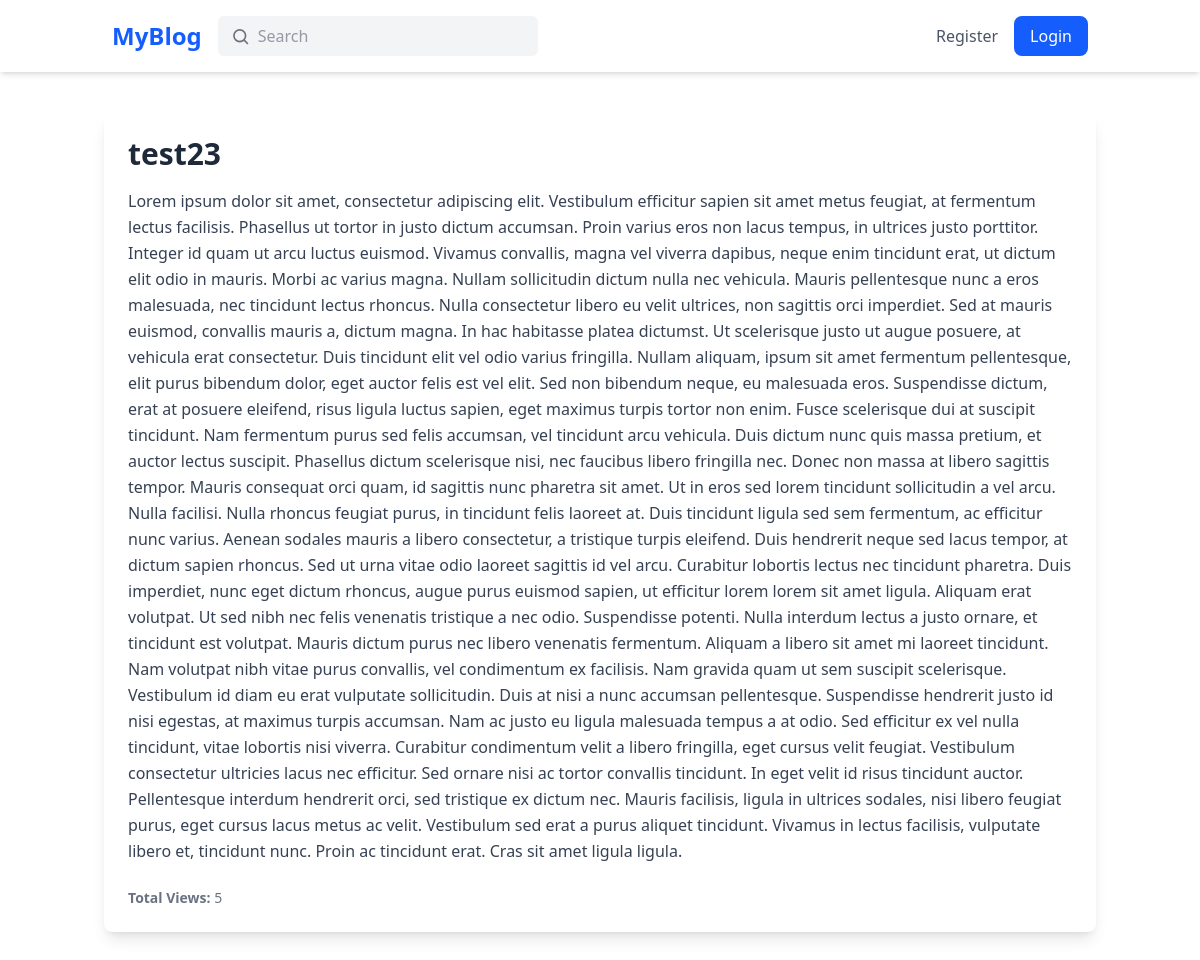
Page /post/67d523c0e93e1947a8e6d3c9 on the earlier database version.
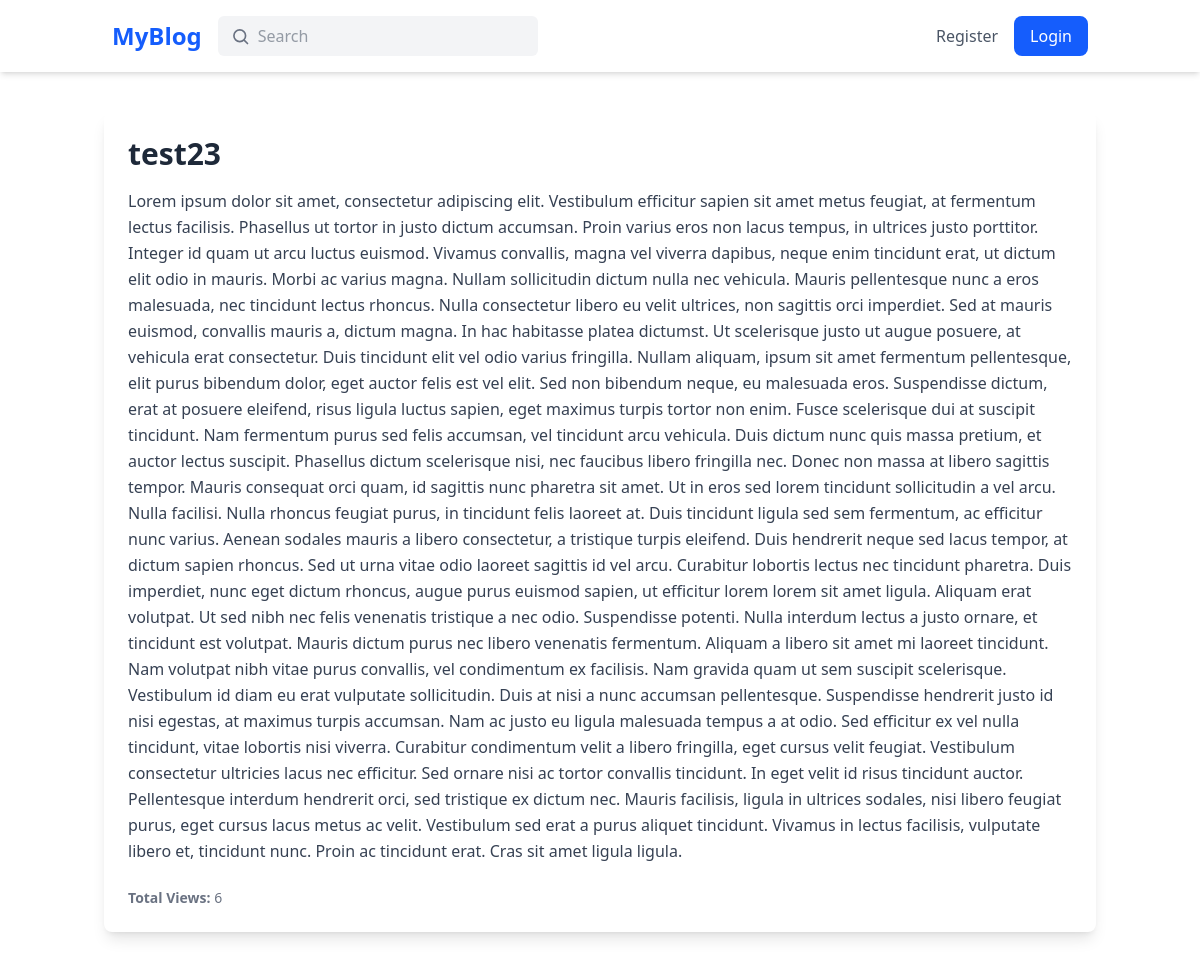
Same page on the later database version.
### apps/blog/models.py (models this page shows)
class Post(BaseModel):
    title = models.CharField(max_length=100)
    content = models.TextField()
    views = models.IntegerField(default=0)

### apps/blog/views.py (the view)
# urls.py: path('post/<str:id>', PostDetailView.as_view(), name='post'),
class PostDetailView(DetailView):
    model = Post
    context_object_name = 'post'
    template_name = 'post.html'
    slug_field = 'id'
    slug_url_kwarg = 'id'
    def get_context_data(self, **kwargs):
        context = super(PostDetailView, self).get_context_data(**kwargs)
        context['user'] = self.request.user
        post = self.get_object()
        post.views += 1
        post.save()
        return context

### templates/post.html (shortened to what this page needs)
{% extends 'base.html' %}
{% block navbar %}
    {% include 'navbar.html' with user=user %}
{% endblock %}
{% block content %}
    <div class="container mx-auto px-4 py-10 max-w-8xl">
        <div class="bg-white shadow-lg rounded-lg p-6">
            <h1 class="text-3xl font-bold text-gray-800 mb-4">{{ post.title }}</h1>
            <p class="text-gray-700 leading-relaxed">{{ post.content }}</p>
            <div class="mt-6 text-gray-500 text-sm">
                <p><strong>Total Views:</strong> {{ post.views }}</p>
            </div>
        </div>
    </div>
{% endblock %}

### templates/base.html (shortened to what this page needs)
{% load static %}
<!DOCTYPE html>
<html lang="en">
<link rel="stylesheet" href="{% static 'output.css' %}">
<head>
</head>
<body>
{% block navbar %}
{% endblock %}
{% block content %}
{% endblock %}
</body>
</html>

### templates/navbar.html
<nav class="bg-white shadow-md">
    <div class="container mx-auto px-6 py-4 flex justify-between items-center">
        <div class="flex items-center gap-x-4 w-1/2">
            <a href="{% url 'home' %}" class="text-2xl font-bold text-blue-600">MyBlog</a>
            <div class="relative w-full max-w-xs">
                <input
                    type="text"
                    placeholder="Search"
                    class="w-full p-2 pl-10 bg-gray-100 text-gray-700 rounded-md focus:outline-none focus:ring-2 focus:ring-blue-500"
                >
                <svg class="absolute left-3 top-2.5 w-5 h-5 text-gray-500" fill="none" stroke="currentColor"
                     viewBox="0 0 24 24" xmlns="http://www.w3.org/2000/svg">
                    <path stroke-linecap="round" stroke-linejoin="round" stroke-width="2"
                          d="M21 21l-4.35-4.35m0 0a7 7 0 1 0-9.9 0 7 7 0 0 0 9.9 0z"></path>
                </svg>
            </div>
        </div>
        <div class="flex items-center gap-x-4">
            {% if not user.is_authenticated %}
                <a href="{% url 'register' %}" class="text-gray-600 hover:text-blue-600">Register</a>
                <a href="{% url 'login' %}" class="bg-blue-600 text-white px-4 py-2 rounded-lg hover:bg-blue-700">
                    Login
                </a>
            {% else %}
                <a href="{% url 'myposts' %}" class="text-gray-600 hover:text-blue-600">My Posts</a>
                <a href="{% url 'newpost' %}" class="text-gray-600 hover:text-blue-600">Create Post</a>
                <a href="{% url 'logout' %}" class="bg-blue-600 text-white px-4 py-2 rounded-lg hover:bg-blue-700">
                    Logout
                </a>
            {% endif %}
        </div>
    </div>
</nav>

Differences in the rows shown:
changed Post "test23": views "5" → "6"
